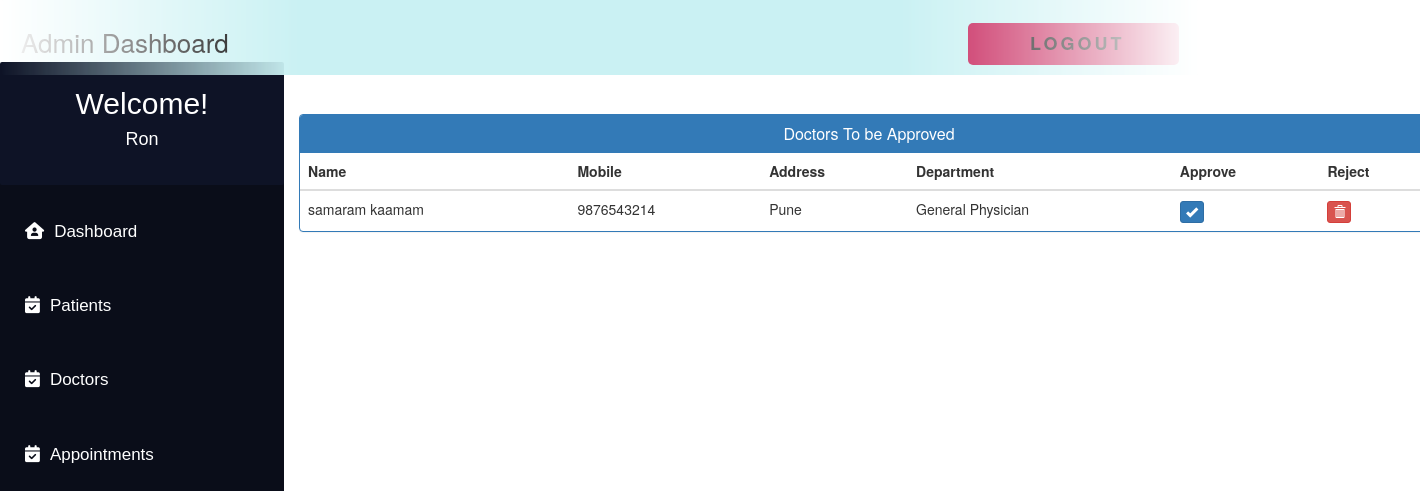
The app's page /admin_approve_doctor/ (signed in) with its own data.
### MyApp/models.py (models this page shows, shortened)
class Doctor(models.Model):
    user = models.OneToOneField(User, on_delete=models.CASCADE)
    Doctor_First_Name = models.CharField(max_length=50, default="")
    Doctor_Last_Name = models.CharField(max_length=50, default="")
    gender = models.CharField(max_length=10, choices=GENDER, default="")
    address = models.CharField(max_length=40)
    contact = models.CharField(max_length=10, null=True)
    department = models.CharField(
        max_length=50, choices=departments, default='')
    status = models.BooleanField(default=False)

### MyApp/views.py (the view)
# urls.py: path('admin_approve_doctor/', views.admin_approve_doctor,
@login_required(login_url='adminlogin')
def admin_approve_doctor(request):
    doctors = Doctor.objects.all().filter(status=False)
    return render(request, 'MyApp/admin_approve_doctor.html', {'doctors': doctors})

### templates/MyApp/admin_approve_doctor.html (shortened to what this page needs)
<!DOCTYPE html>
<html lang="en">
<head>
    <link href="//netdna.bootstrapcdn.com/bootstrap/3.0.0/css/bootstrap.min.css" rel="stylesheet" id="bootstrap-css">
</head>
<body>
    {% include 'MyApp/admin_base.html' %}
    <div class="container" style="margin-left:20%; margin-top:8%">
  <div class="panel panel-primary">
    <div class="panel-heading">
      <h6 class="panel-title">Doctors To be Approved</h6>
    </div>
    <table class="table table-hover" id="dev-table">
      <thead>
        <tr>
          <th>Name</th>
          <th>Mobile</th>
          <th>Address</th>
          <th>Department</th>
          <th>Approve</th>
          <th>Reject</th>
        </tr>
      </thead>
      {% for d in doctors %}
      <tr>
        <td> {{d.Doctor_First_Name}} {{d.Doctor_Last_Name}}</td>
        <td>{{d.contact}}</td>
        <td>{{d.address}}</td>
        <td>{{d.department}}</td>
        <td><a class="btn btn-primary btn-xs" href="{% url 'MyApp:approve_doctor' d.id  %}"><span class="glyphicon glyphicon-ok"></span></a></td>
        <td><a class="btn btn-danger btn-xs" href="{% url 'MyApp:reject_doctor' d.id  %}"><span class="glyphicon glyphicon-trash"></span></a></td>
      </tr>
      {% endfor %}
    </table>
  </div>
</div>
</body>
</html>

### templates/MyApp/admin_base.html (shortened to what this page needs)
<!DOCTYPE html>
<html lang="en">
<head>
</head>
<body>
    <div class="navbar">
        <a>Admin Dashboard</a>
        <button>
            <span class="label"><a href="{% url 'MyApp:logout' %}" class="logoutbtn"
                    style="font-size:18px; text-align: center;">Logout</a></span>
        </button>
    </div>
    <div class="sidebar">
        <div class="userprofile">
            <h2 style="color:white; font-family:sans-serif; padding-top:25px; text-align:center; margin:0px;">Welcome!
            </h2>
            <h4 style="color:white; font-family:sans-serif; text-align:center; padding-bottom:35px;">
                {{request.user.username}}</h4>
        </div>
        <a href="{% url 'MyApp:admin_dashboard' %}"><i class="fa-solid fa-house-user"></i>Dashboard</a>
        <a href="{% url 'MyApp:admin_patient' %}"><i class="fa-solid fa-calendar-check"></i>Patients</a>
        <a href="{% url 'MyApp:admin_doctor' %}"><i class="fa-solid fa-calendar-check"></i>Doctors</a>
        <a href="{% url 'MyApp:admin_appointment' %}"><i class="fa-solid fa-calendar-check"></i>Appointments</a>
    </div>
</body>
</html>

### templates/MyApp/admin_base.html (style rules this page uses)
body { background-color: rgb(255, 255, 255); padding: 0px; margin-top: 0px; margin-left: 0px; margin-right: 0px; margin-bottom: 0px; }
.navbar { overflow: hidden; height: 75px; width: 100%; padding-top: 22px; z-index: 1; top: 0; position: fixed; display: block; max-width: 1200px; mask-image: linear-gradient(90deg, rgba(255, 255, 255, 0) 0%, #ffffff 25%, #ffffff 75%, rgba(255, 255, 255, 0) 100%); margin: 0 auto; background-color: #caf1f3; }
.navbar a { float: left; display: block; font-size: 26px; color: black; text-align: center; padding-left: 20px; text-decoration: none; }
.sidebar .userprofile { background-color: #0e1326; border-radius: 2px !important; margin-top: -5px; }
.sidebar { padding-top: 0px; border-radius: 15px !important; width: 20%; align-items: center; height: 100%; background-color: #0a0d19; font-family: sans-serif; font-size: 17px; font-weight: normal; position: fixed; top: 67px; left: 0; bottom: 0; }
.sidebar i { padding-right: 10px; }
.sidebar a { display: block; color: white; padding: 25px; text-decoration: none; }
button { float: right; position: relative; font-size: 14px; letter-spacing: 3px; height: 3em; padding: 0 3em; border: none; background-color: #c41b54; color: #fff; text-transform: uppercase; overflow: hidden; border-radius: 5px; margin-right: 20px; }
button::before { content: ''; display: block; position: absolute; z-index: 0; bottom: 0; left: 0; height: 0px; width: 100%; background: rgb(196, 27, 84); background: linear-gradient(90deg, rgba(196, 27, 84, 1) 20%, rgba(124, 7, 46, 1) 100%); transition: 0.2s; }
button .label { position: relative; }

### templates/MyApp/admin_approve_doctor.html (style rules this page uses)
a:link { text-decoration: none; }
h6 { text-align: center; }

### records on screen
Doctor: Doctor_First_Name "samaram", Doctor_Last_Name "kaamam", contact "9876543214", address "Pune", department "General Physician"

### other values on screen
{{ request.user.username }} "Ron"
